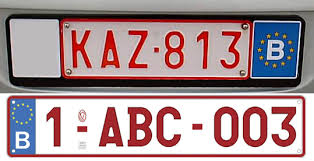
#> input picture python-opencv/images/plaque-voiture.jpg, 314 x 161 px
$ python image_contours.py
#> lines starting #> are read from the running program, lines starting #| are printed output that depends on the picture; after the words box and inside, x2 and y2 are one past the last pixel; in counts of white or black regions, pixels touching at a corner belong together

"""
Created on Thu Dec 10 22:51:52 2020

@author: yzaghir
https://docs.opencv.org/master/d4/d13/tutorial_py_filtering.html

Image Contours

Find and draw contours

En traitement d'image et en vision par ordinateur, on appelle détection de contours les procédés permettant de repérer les points d'une image matricielle qui correspondent à un changement brutal de l'intensité lumineuse. Ces changements de propriétés de l'image numérique indiquent en général des éléments importants de structure dans l'objet représenté. Ces éléments incluent des discontinuités dans la profondeur, dans l'orientation d'une surface, dans les propriétés d'un matériau et dans l'éclairage d'une scène.

La détection des contours dans une image réduit de manière significative la quantité de données en conservant des informations qu'on peut juger plus pertinentes. Il existe un grand nombre de méthodes de détection des contours de l'image mais la plupart d'entre elles peuvent être regroupées en deux catégories. La première recherche les extremums de la dérivée première, en général les maximums locaux de l'intensité du gradient. La seconde recherche les annulations de la dérivée seconde, en général les annulations du laplacien ou d'une expression différentielle non linéaire.


Contours is crurve joining all the continuous points along the boundary of the image
FindContour() function of Opencv helps in extracting the contours from the image

Steps Involved :
    -1 read the image from computer and make a copy of the image to display later
    -2 Pre-rpocess the image to pass into findContours() function
    -3 Pass pre-processed image , Contour retrieval mode and Contour approximation method into the findContours()

Will return back Detected contours and hierarchy (containing information about the image topology)


"""


# import cv library
import cv2 as cv


#read the image from computer
img = cv.imread('images/plaque-voiture.jpg')
#> img is the input picture: shape (161, 314, 3); mean B, G, R 148.4, 144.6, 168.5
img_original = img.copy()

#apply preprocessing, conver to gery, blur and threshold
img = cv.cvtColor(img, cv.COLOR_BGR2GRAY)
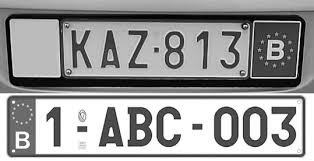
#> img: shape (161, 314); min 0, max 255, mean 152.2
img = cv.GaussianBlur(img, (15, 15), 0)
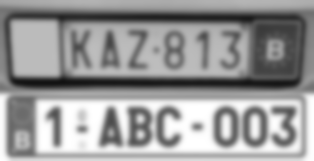
#> img: shape (161, 314); min 18, max 255, mean 152.1
img = cv.Canny(img, 30, 170)
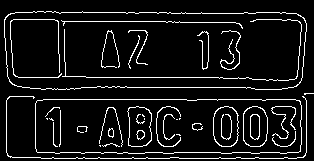
#> img: shape (161, 314); 8.4% white in thin lines or dots
thresh, thresh_img = cv.threshold(img, 127, 255, 0)

#pass pre-processed image, Contour retrieval mode and Contour approximation
#Will return back Detected contours and hierarchy (containing information about the image topology)
contours, hierarchy = cv.findContours(thresh_img, cv.RETR_EXTERNAL, cv.CHAIN_APPROX_SIMPLE)
#> contours = 4 contours, 2 with area under 20; largest, box (x1, y1, x2, y2) and area: (4, 11, 307, 90) 22278, (35, 99, 302, 154) 14115

#pass image, contours, contourIdx (-1 means all), color, thickness
#contours will be drawn on the image  passed
cv.drawContours(img_original, contours, -1, (0,255,0), 3)
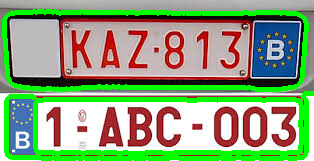
#> img_original: shape (161, 314, 3); 17.78% of pixels changed, all inside (x1, y1, x2, y2) = (2, 9, 314, 161)

cv.imshow("Preprocessed Image", thresh_img)
cv.imshow("Contours Drawn on Original", img_original)

print('No of objects detected is {}'.format(len(contours)))
#| No of objects detected is 4
